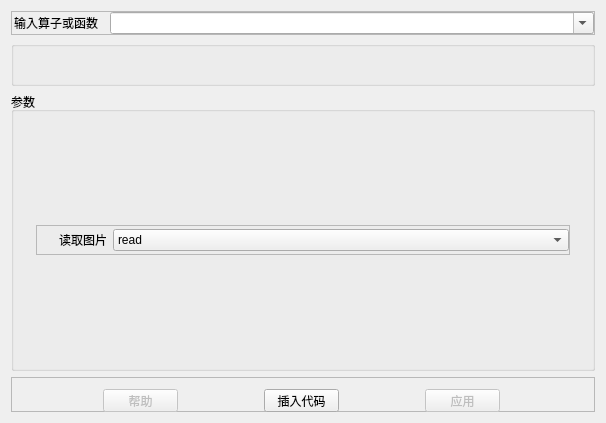
<?xml version="1.0" encoding="UTF-8"?>
<ui version="4.0">
 <class>operator_window</class>
 <widget class="QWidget" name="operator_window">
  <property name="geometry">
   <rect>
    <x>0</x>
    <y>0</y>
    <width>606</width>
    <height>423</height>
   </rect>
  </property>
  <property name="minimumSize">
   <size>
    <width>300</width>
    <height>300</height>
   </size>
  </property>
  <property name="windowTitle">
   <string>算子窗口</string>
  </property>
  <layout class="QVBoxLayout" name="verticalLayout">
   <item>
    <widget class="QFrame" name="frame">
     <property name="maximumSize">
      <size>
       <width>16777215</width>
       <height>30</height>
      </size>
     </property>
     <property name="frameShape">
      <enum>QFrame::StyledPanel</enum>
     </property>
     <property name="frameShadow">
      <enum>QFrame::Raised</enum>
     </property>
     <layout class="QHBoxLayout" name="horizontalLayout">
      <property name="leftMargin">
       <number>2</number>
      </property>
      <property name="topMargin">
       <number>0</number>
      </property>
      <property name="rightMargin">
       <number>0</number>
      </property>
      <property name="bottomMargin">
       <number>0</number>
      </property>
      <item>
       <widget class="QLabel" name="label">
        <property name="maximumSize">
         <size>
          <width>90</width>
          <height>16777215</height>
         </size>
        </property>
        <property name="text">
         <string>输入算子或函数</string>
        </property>
       </widget>
      </item>
      <item>
       <widget class="QComboBox" name="comboBox">
        <property name="editable">
         <bool>true</bool>
        </property>
       </widget>
      </item>
     </layout>
    </widget>
   </item>
   <item>
    <widget class="QGroupBox" name="groupBox">
     <property name="maximumSize">
      <size>
       <width>16777215</width>
       <height>16777215</height>
      </size>
     </property>
     <property name="title">
      <string/>
     </property>
     <property name="flat">
      <bool>true</bool>
     </property>
     <layout class="QVBoxLayout" name="verticalLayout_2">
      <item>
       <widget class="QLabel" name="introduce">
        <property name="text">
         <string/>
        </property>
        <property name="wordWrap">
         <bool>true</bool>
        </property>
       </widget>
      </item>
     </layout>
    </widget>
   </item>
   <item>
    <widget class="QGroupBox" name="groupBox_2">
     <property name="title">
      <string>参数</string>
     </property>
     <property name="flat">
      <bool>true</bool>
     </property>
     <layout class="QVBoxLayout" name="verticalLayout_3">
      <item>
       <widget class="QStackedWidget" name="stackedWidget">
        <property name="layoutDirection">
         <enum>Qt::LeftToRight</enum>
        </property>
        <property name="frameShape">
         <enum>QFrame::NoFrame</enum>
        </property>
        <property name="frameShadow">
         <enum>QFrame::Raised</enum>
        </property>
        <property name="currentIndex">
         <number>1</number>
        </property>
        <widget class="QWidget" name="widget">
         <widget class="QLabel" name="label_7">
          <property name="geometry">
           <rect>
            <x>160</x>
            <y>50</y>
            <width>211</width>
            <height>71</height>
           </rect>
          </property>
          <property name="font">
           <font>
            <pointsize>31</pointsize>
           </font>
          </property>
          <property name="text">
           <string>请选择算子</string>
          </property>
         </widget>
        </widget>
        <widget class="QWidget" name="read_image">
         <layout class="QVBoxLayout" name="verticalLayout_6">
          <item>
           <widget class="QFrame" name="frame_8">
            <property name="maximumSize">
             <size>
              <width>16777215</width>
              <height>30</height>
             </size>
            </property>
            <property name="layoutDirection">
             <enum>Qt::LeftToRight</enum>
            </property>
            <property name="frameShape">
             <enum>QFrame::StyledPanel</enum>
            </property>
            <property name="frameShadow">
             <enum>QFrame::Raised</enum>
            </property>
            <layout class="QHBoxLayout" name="horizontalLayout_8">
             <property name="leftMargin">
              <number>0</number>
             </property>
             <property name="topMargin">
              <number>0</number>
             </property>
             <property name="rightMargin">
              <number>0</number>
             </property>
             <property name="bottomMargin">
              <number>0</number>
             </property>
             <item>
              <widget class="QLabel" name="label_8">
               <property name="minimumSize">
                <size>
                 <width>50</width>
                 <height>0</height>
                </size>
               </property>
               <property name="maximumSize">
                <size>
                 <width>70</width>
                 <height>16777215</height>
                </size>
               </property>
               <property name="text">
                <string>读取图片</string>
               </property>
               <property name="alignment">
                <set>Qt::AlignRight|Qt::AlignTrailing|Qt::AlignVCenter</set>
               </property>
              </widget>
             </item>
             <item>
              <widget class="QComboBox" name="comboBox_7">
               <item>
                <property name="text">
                 <string>read</string>
                </property>
               </item>
              </widget>
             </item>
            </layout>
           </widget>
          </item>
         </layout>
        </widget>
        <widget class="QWidget" name="image_stitch">
         <layout class="QVBoxLayout" name="verticalLayout_5">
          <item>
           <widget class="QFrame" name="frame_3">
            <property name="maximumSize">
             <size>
              <width>16777215</width>
              <height>30</height>
             </size>
            </property>
            <property name="layoutDirection">
             <enum>Qt::LeftToRight</enum>
            </property>
            <property name="frameShape">
             <enum>QFrame::StyledPanel</enum>
            </property>
            <property name="frameShadow">
             <enum>QFrame::Raised</enum>
            </property>
            <layout class="QHBoxLayout" name="horizontalLayout_3">
             <property name="leftMargin">
              <number>0</number>
             </property>
             <property name="topMargin">
              <number>0</number>
             </property>
             <property name="rightMargin">
              <number>0</number>
             </property>
             <property name="bottomMargin">
              <number>0</number>
             </property>
             <item>
              <widget class="QLabel" name="label_2">
               <property name="minimumSize">
                <size>
                 <width>50</width>
                 <height>0</height>
                </size>
               </property>
               <property name="maximumSize">
                <size>
                 <width>70</width>
                 <height>16777215</height>
                </size>
               </property>
               <property name="text">
                <string>图片1:</string>
               </property>
               <property name="alignment">
                <set>Qt::AlignRight|Qt::AlignTrailing|Qt::AlignVCenter</set>
               </property>
              </widget>
             </item>
             <item>
              <widget class="QComboBox" name="comboBox_5">
               <item>
                <property name="text">
                 <string>F://Desktop//1.png</string>
                </property>
               </item>
              </widget>
             </item>
            </layout>
           </widget>
          </item>
          <item>
           <widget class="QFrame" name="frame_4">
            <property name="maximumSize">
             <size>
              <width>16777215</width>
              <height>30</height>
             </size>
            </property>
            <property name="frameShape">
             <enum>QFrame::StyledPanel</enum>
            </property>
            <property name="frameShadow">
             <enum>QFrame::Raised</enum>
            </property>
            <layout class="QHBoxLayout" name="horizontalLayout_4">
             <property name="leftMargin">
              <number>0</number>
             </property>
             <property name="topMargin">
              <number>0</number>
             </property>
             <property name="rightMargin">
              <number>0</number>
             </property>
             <property name="bottomMargin">
              <number>0</number>
             </property>
             <item>
              <widget class="QLabel" name="label_3">
               <property name="minimumSize">
                <size>
                 <width>50</width>
                 <height>0</height>
                </size>
               </property>
               <property name="maximumSize">
                <size>
                 <width>70</width>
                 <height>16777215</height>
                </size>
               </property>
               <property name="text">
                <string>图片2:</string>
               </property>
               <property name="alignment">
                <set>Qt::AlignRight|Qt::AlignTrailing|Qt::AlignVCenter</set>
               </property>
              </widget>
             </item>
             <item>
              <widget class="QComboBox" name="comboBox_6">
               <item>
                <property name="text">
                 <string>F://Desktop//2.png</string>
                </property>
               </item>
              </widget>
             </item>
            </layout>
           </widget>
          </item>
         </layout>
        </widget>
        <widget class="QWidget" name="image_segmentation">
         <layout class="QVBoxLayout" name="verticalLayout_4">
          <item>
           <widget class="QFrame" name="frame_5">
            <property name="maximumSize">
             <size>
              <width>16777215</width>
              <height>30</height>
             </size>
            </property>
            <property name="layoutDirection">
             <enum>Qt::LeftToRight</enum>
            </property>
            <property name="frameShape">
             <enum>QFrame::StyledPanel</enum>
            </property>
            <property name="frameShadow">
             <enum>QFrame::Raised</enum>
            </property>
            <layout class="QHBoxLayout" name="horizontalLayout_5">
             <property name="leftMargin">
              <number>0</number>
             </property>
             <property name="topMargin">
              <number>0</number>
             </property>
             <property name="rightMargin">
              <number>0</number>
             </property>
             <property name="bottomMargin">
              <number>0</number>
             </property>
             <item>
              <widget class="QLabel" name="label_4">
               <property name="minimumSize">
                <size>
                 <width>50</width>
                 <height>0</height>
                </size>
               </property>
               <property name="maximumSize">
                <size>
                 <width>70</width>
                 <height>16777215</height>
                </size>
               </property>
               <property name="frameShape">
                <enum>QFrame::NoFrame</enum>
               </property>
               <property name="text">
                <string>inRegion:</string>
               </property>
               <property name="textFormat">
                <enum>Qt::AutoText</enum>
               </property>
               <property name="alignment">
                <set>Qt::AlignRight|Qt::AlignTrailing|Qt::AlignVCenter</set>
               </property>
               <property name="margin">
                <number>0</number>
               </property>
              </widget>
             </item>
             <item>
              <widget class="QComboBox" name="comboBox_2">
               <item>
                <property name="text">
                 <string>inRegion</string>
                </property>
               </item>
              </widget>
             </item>
            </layout>
           </widget>
          </item>
          <item>
           <widget class="QFrame" name="frame_6">
            <property name="maximumSize">
             <size>
              <width>16777215</width>
              <height>30</height>
             </size>
            </property>
            <property name="layoutDirection">
             <enum>Qt::LeftToRight</enum>
            </property>
            <property name="frameShape">
             <enum>QFrame::StyledPanel</enum>
            </property>
            <property name="frameShadow">
             <enum>QFrame::Raised</enum>
            </property>
            <layout class="QHBoxLayout" name="horizontalLayout_7">
             <property name="leftMargin">
              <number>0</number>
             </property>
             <property name="topMargin">
              <number>0</number>
             </property>
             <property name="rightMargin">
              <number>0</number>
             </property>
             <property name="bottomMargin">
              <number>0</number>
             </property>
             <item>
              <widget class="QLabel" name="label_6">
               <property name="minimumSize">
                <size>
                 <width>50</width>
                 <height>0</height>
                </size>
               </property>
               <property name="maximumSize">
                <size>
                 <width>70</width>
                 <height>16777215</height>
                </size>
               </property>
               <property name="layoutDirection">
                <enum>Qt::RightToLeft</enum>
               </property>
               <property name="text">
                <string>outRegion:</string>
               </property>
               <property name="alignment">
                <set>Qt::AlignRight|Qt::AlignTrailing|Qt::AlignVCenter</set>
               </property>
              </widget>
             </item>
             <item>
              <widget class="QComboBox" name="comboBox_3">
               <item>
                <property name="text">
                 <string>outRegion</string>
                </property>
               </item>
              </widget>
             </item>
            </layout>
           </widget>
          </item>
          <item>
           <widget class="QFrame" name="frame_7">
            <property name="maximumSize">
             <size>
              <width>16777215</width>
              <height>30</height>
             </size>
            </property>
            <property name="layoutDirection">
             <enum>Qt::LeftToRight</enum>
            </property>
            <property name="frameShape">
             <enum>QFrame::StyledPanel</enum>
            </property>
            <property name="frameShadow">
             <enum>QFrame::Raised</enum>
            </property>
            <layout class="QHBoxLayout" name="horizontalLayout_6">
             <property name="leftMargin">
              <number>0</number>
             </property>
             <property name="topMargin">
              <number>0</number>
             </property>
             <property name="rightMargin">
              <number>0</number>
             </property>
             <property name="bottomMargin">
              <number>0</number>
             </property>
             <item>
              <widget class="QLabel" name="label_5">
               <property name="minimumSize">
                <size>
                 <width>50</width>
                 <height>0</height>
                </size>
               </property>
               <property name="maximumSize">
                <size>
                 <width>70</width>
                 <height>16777215</height>
                </size>
               </property>
               <property name="text">
                <string>阈值:</string>
               </property>
               <property name="alignment">
                <set>Qt::AlignRight|Qt::AlignTrailing|Qt::AlignVCenter</set>
               </property>
              </widget>
             </item>
             <item>
              <widget class="QComboBox" name="comboBox_4">
               <item>
                <property name="text">
                 <string>100</string>
                </property>
               </item>
              </widget>
             </item>
            </layout>
           </widget>
          </item>
         </layout>
        </widget>
       </widget>
      </item>
     </layout>
    </widget>
   </item>
   <item>
    <widget class="QFrame" name="frame_2">
     <property name="maximumSize">
      <size>
       <width>16777215</width>
       <height>35</height>
      </size>
     </property>
     <property name="layoutDirection">
      <enum>Qt::LeftToRight</enum>
     </property>
     <property name="frameShape">
      <enum>QFrame::StyledPanel</enum>
     </property>
     <property name="frameShadow">
      <enum>QFrame::Raised</enum>
     </property>
     <layout class="QHBoxLayout" name="horizontalLayout_2">
      <item>
       <widget class="QPushButton" name="btn_help">
        <property name="enabled">
         <bool>false</bool>
        </property>
        <property name="minimumSize">
         <size>
          <width>75</width>
          <height>23</height>
         </size>
        </property>
        <property name="maximumSize">
         <size>
          <width>75</width>
          <height>23</height>
         </size>
        </property>
        <property name="text">
         <string>帮助</string>
        </property>
       </widget>
      </item>
      <item>
       <widget class="QPushButton" name="btn_insert">
        <property name="enabled">
         <bool>true</bool>
        </property>
        <property name="minimumSize">
         <size>
          <width>75</width>
          <height>23</height>
         </size>
        </property>
        <property name="maximumSize">
         <size>
          <width>75</width>
          <height>23</height>
         </size>
        </property>
        <property name="text">
         <string>插入代码</string>
        </property>
       </widget>
      </item>
      <item>
       <widget class="QPushButton" name="btn_apply">
        <property name="enabled">
         <bool>false</bool>
        </property>
        <property name="minimumSize">
         <size>
          <width>75</width>
          <height>23</height>
         </size>
        </property>
        <property name="maximumSize">
         <size>
          <width>75</width>
          <height>23</height>
         </size>
        </property>
        <property name="text">
         <string>应用</string>
        </property>
       </widget>
      </item>
     </layout>
    </widget>
   </item>
  </layout>
 </widget>
 <layoutdefault spacing="6" margin="11"/>
 <resources/>
 <connections/>
</ui>
